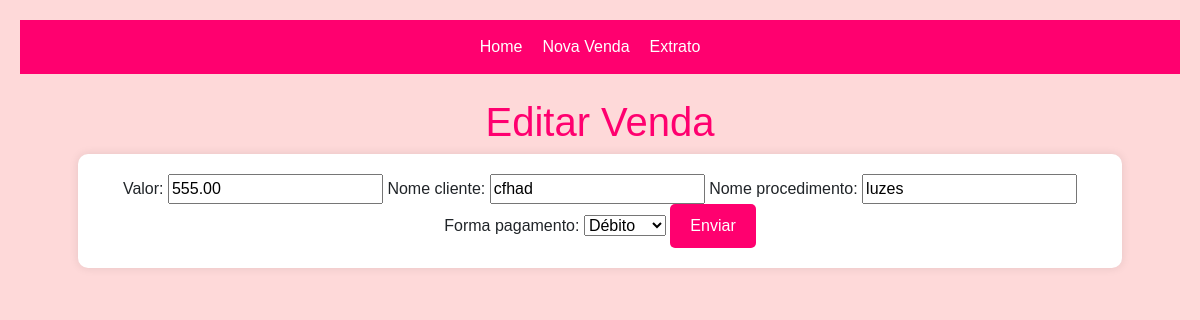
/appvendas/editar_venda/27/, run on the app's committed database.
### appvendas/models.py (models this page shows, shortened)
class Venda(models.Model):
    FORMAS_DE_PAGAMENTO = [
        ('pix', 'Pix'),
        ('debito', 'Débito'),
        ('credito_vista', 'Crédito'),
        ('dinheiro', 'Dinheiro'),
        ('troca', 'Troca'),
        ('fiado', 'Fiado'),
    ]
    valor = models.DecimalField(max_digits=10, decimal_places=2)
    forma_pagamento = models.CharField(max_length=20, choices=FORMAS_DE_PAGAMENTO)
    data = models.DateField(auto_now_add=True)
    nome_procedimento =  models.CharField(max_length=100, default=' ')
    nome_cliente = models.CharField(max_length=100, default=' ')

### appvendas/views.py (the view)
# urls.py: path('editar_venda/<int:venda_id>/', views.editar_venda, name='editar_venda'),
def editar_venda(request, venda_id):
    venda = get_object_or_404(Venda, pk=venda_id)
    if request.method == 'POST':
        form = VendaForm(request.POST, instance=venda)
        if form.is_valid():
            form.save()
            return redirect('listar_vendas')  # Redireciona para a lista de vendas após editar
    else:
        form = VendaForm(instance=venda)
    return render(request, 'editar_venda.html', {'form': form})

### appvendas/forms.py
class VendaForm(forms.ModelForm):
    class Meta:
        model = Venda
        fields = ['valor', 'nome_cliente', 'nome_procedimento', 'forma_pagamento']

### appvendas/templates/editar_venda.html (shortened to what this page needs)
{% include 'header.html' %}
    <div><br>
        <h1>Editar Venda</h1>
        <form method="post">
            {% for field in form %}
            {{ field.label_tag }}
            {{ field }}
            {% endfor %}
            <button type="submit">Enviar</button>
        </form>
    </div>
{% include 'footer.html' %}

### appvendas/static/estilo.css (style rules this page uses)
body { background-color: #fd000026; font-family: "Arial", sans-serif; text-align: center; padding: 20px; }
h1 { font-size: 40px; color: #ff006f; }
form { max-width: 90%; margin: 0 auto; padding: 20px; border-radius: 10px; box-shadow: 0 0 10px rgba(0, 0, 0, 0.1); background-color: #ffffff; }
button { padding: 10px 20px; background-color: #ff006f; color: #fff; border: none; border-radius: 5px; cursor: pointer; }

### data on the page
Venda: form "555.00" "cfhad" "luzes" "Débito"

### other printed values
{{ field.label_tag }} "Valor:" "Nome cliente:" "Nome procedimento:" "Forma pagamento:"
